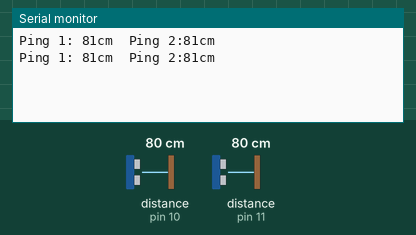
A sketch run on a simulated Arduino Uno, built with avr-gcc and run on an emulated ATmega328P. Shown: the last lines printed to the serial monitor. The inputs (shaded band) are chosen by the test bench; at power-on: distance to the obstacle (sensors on pin 10, pin 11) 80 cm. The echo pulse lasts 58.3 µs per cm.

Above: at 1.9 s.
2.0 s: distance to the obstacle (sensor on pin 10) set to 2 cm
At 3.0 s:
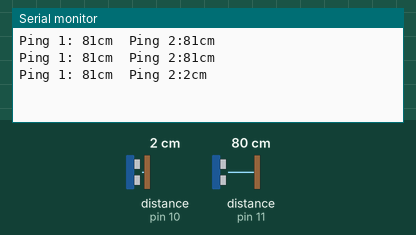
3.5 s: distance to the obstacle (sensor on pin 11) set to 2 cm
At 4.8 s:
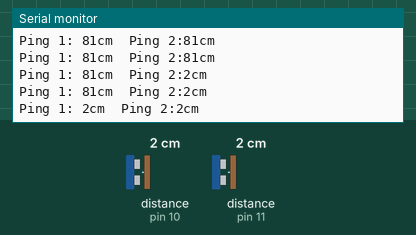
5.0 s: distance to the obstacle (sensor on pin 10) set to 4 cm
At 6.2 s:
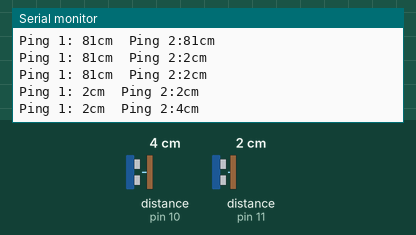
6.5 s: distance to the obstacle (sensor on pin 11) set to 4 cm
At 6.5 s:
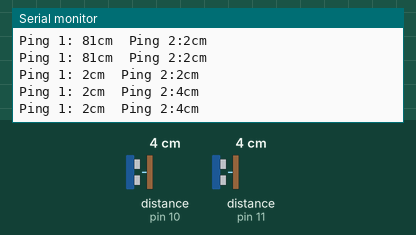
Timing chart, 0 to 9.0 s (numbered marks = the images above; inputs shaded):
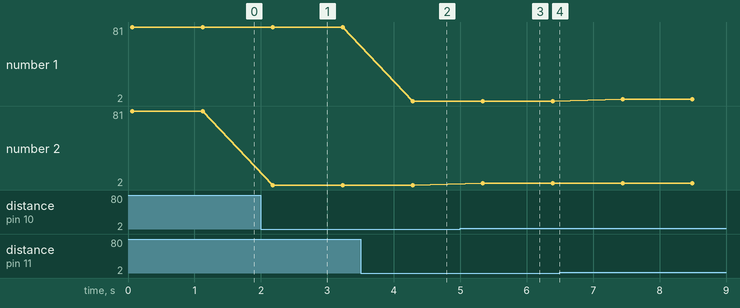

Measured:
- after the input at 2.0 s, the serial monitor: prints a new line after 0.18 s (image 1)
- after the input at 3.5 s, the serial monitor: prints a new line after 0.79 s (image 2)
- after the input at 5.0 s, the serial monitor: prints a new line after 0.34 s (image 3)
- plotted number 2: 2 → 4 after the input at 5.0 s

The sketch:

_2_ultrasonic_sensors.ino
```cpp
#include <NewPing.h>
//Receiver LEFT Transmitter RIGHT
#define TRIG_1  22
#define TRIG_2 23// Arduino pin tied to trigger pin on the ultrasonic sensor.
#define ECHO_1 11
#define ECHO_2 10// Arduino pin tied to echo pin on the ultrasonic sensor.
#define MAX_DISTANCE 200 // Maximum distance we want to ping for (in centimeters). Maximum sensor distance is rated at 400-500cm.

NewPing sonar1(TRIG_1, ECHO_1, MAX_DISTANCE); // NewPing setup of pins and maximum distance.
NewPing sonar2(TRIG_2, ECHO_2, MAX_DISTANCE);
void setup()
{
  Serial.begin(115200); // Open serial monitor at 115200 baud to see ping results.
}

void loop() {
  delay(50);                      // Wait 50ms between pings (about 20 pings/sec). 29ms should be the shortest delay between pings.
  unsigned int uS1 = sonar1.ping();
  unsigned int uS2 = sonar2.ping();
  uS1=uS1/US_ROUNDTRIP_CM;
  uS2=uS2/US_ROUNDTRIP_CM; // Send ping, get ping time in microseconds (uS).
  Serial.print("Ping 1: ");
  Serial.print(uS1); // Convert ping time to distance in cm and print result (0 = outside set distance range)
  Serial.print("cm");
  Serial.print ("  Ping 2:");
  Serial.print(uS2);
  Serial.println("cm");
  if(uS1>0||uS2>0)
  delay(1000);
}
```
